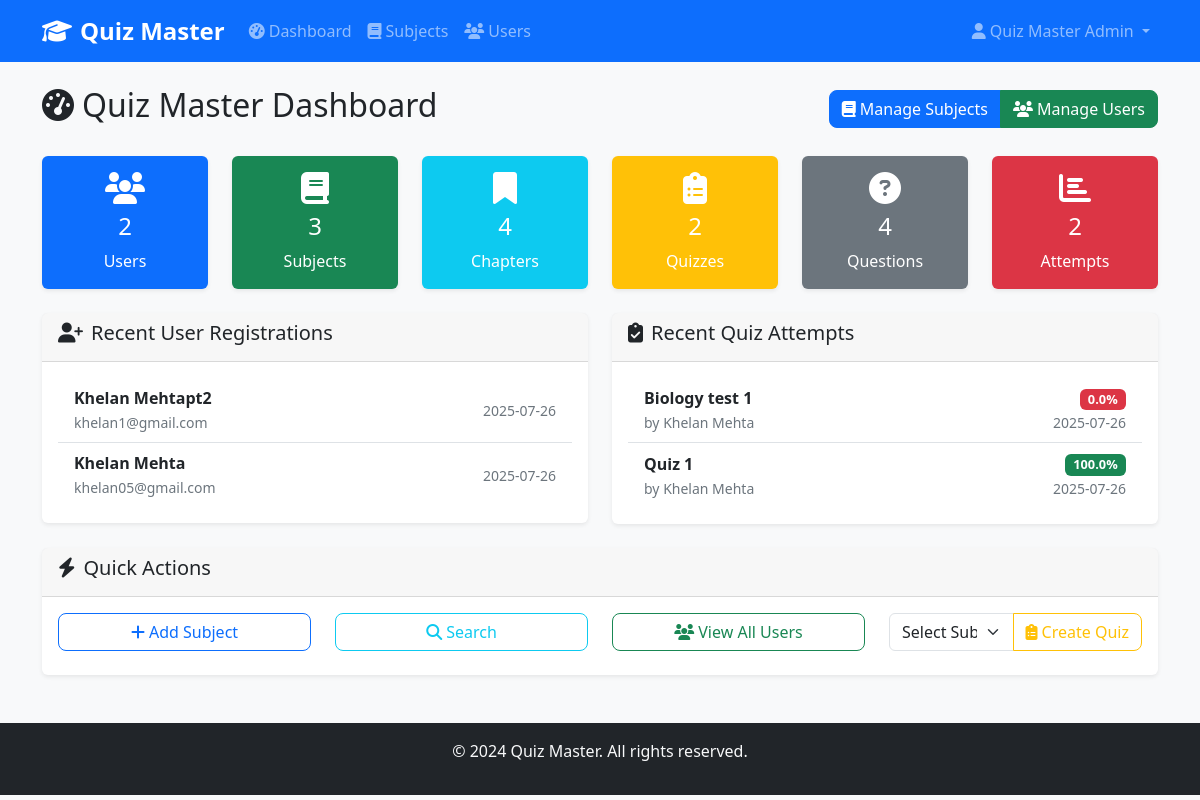
The page /admin/dashboard (signed in) on the database its author committed.
### database/models.py (models this page shows, shortened)
class User(db.Model):
    __tablename__ = 'users'
    id = db.Column(db.Integer, primary_key=True)
    username = db.Column(db.String(120), unique=True, nullable=False)
    password = db.Column(db.String(128), nullable=False)
    full_name = db.Column(db.String(100), nullable=False)
    qualification = db.Column(db.String(100), nullable=False)
    dob = db.Column(db.Date, nullable=False)
    is_admin = db.Column(db.Boolean, default=False)
    created_at = db.Column(db.DateTime, default=datetime.utcnow)
    scores = db.relationship('Score', backref='user', lazy=True, cascade='all, delete-orphan')

class Score(db.Model):
    __tablename__ = 'scores'
    id = db.Column(db.Integer, primary_key=True)
    quiz_id = db.Column(db.Integer, db.ForeignKey('quizzes.id'), nullable=False)
    user_id = db.Column(db.Integer, db.ForeignKey('users.id'), nullable=False)
    time_stamp_of_attempt = db.Column(db.DateTime, default=datetime.utcnow)
    total_scored = db.Column(db.Integer, nullable=False)
    total_questions = db.Column(db.Integer, nullable=False)
    time_taken = db.Column(db.String(10))
    @property
    def percentage(self):
        return round((self.total_scored / self.total_questions) * 100, 2)

class Quiz(db.Model):
    __tablename__ = 'quizzes'
    id = db.Column(db.Integer, primary_key=True)
    chapter_id = db.Column(db.Integer, db.ForeignKey('chapters.id'), nullable=False)
    title = db.Column(db.String(100), nullable=False)
    date_of_quiz = db.Column(db.Date, nullable=False)
    time_duration = db.Column(db.String(10), nullable=False)
    remarks = db.Column(db.Text)
    live_from = db.Column(db.DateTime, nullable=True)  # New field for live start date
    live_to = db.Column(db.DateTime, nullable=True)   # New field for live end date
    created_at = db.Column(db.DateTime, default=datetime.utcnow)
    questions = db.relationship('Question', backref='quiz', lazy=True, cascade='all, delete-orphan')
    scores = db.relationship('Score', backref='quiz', lazy=True, cascade='all, delete-orphan')

### routes/admin.py (the view)
@admin_bp.route('/dashboard')
@admin_required
def dashboard():
    stats = {
        'total_users': User.query.filter_by(is_admin=False).count(),
        'total_subjects': Subject.query.count(),
        'total_chapters': Chapter.query.count(),
        'total_quizzes': Quiz.query.count(),
        'total_questions': Question.query.count(),
        'total_attempts': Score.query.count()
    }
    recent_users = User.query.filter_by(is_admin=False).order_by(User.created_at.desc()).limit(5).all()
    recent_attempts = Score.query.order_by(Score.time_stamp_of_attempt.desc()).limit(5).all()
    subjects = Subject.query.all()
    return render_template('admin/dashboard.html',
                           stats=stats,
                           recent_users=recent_users,
                           recent_attempts=recent_attempts,
                           subjects=subjects)

### routes/admin.py (called while the page is built)
def admin_required(f):
    @wraps(f)
    def decorated_function(*args, **kwargs):
        if not session.get('is_admin'):
            flash('Access denied. Admin privileges required.', 'error')
            return redirect(url_for('auth.login'))
        return f(*args, **kwargs)
    return decorated_function

### templates/admin/dashboard.html (shortened to what this page needs)
{% extends "base.html" %}  {% block content %}
<div class="d-flex justify-content-between align-items-center mb-4">
  <h2><i class="fas fa-tachometer-alt me-2"></i>Quiz Master Dashboard</h2>
  <div class="btn-group">
    <a href="{{ url_for('admin.subjects') }}" class="btn btn-primary">
      <i class="fas fa-book me-1"></i>Manage Subjects
    </a>
    <a href="{{ url_for('admin.users') }}" class="btn btn-success">
      <i class="fas fa-users me-1"></i>Manage Users
    </a>
  </div>
</div>
<div class="row mb-4">
  <div class="col-md-2">
    <div class="card bg-primary text-white">
      <div class="card-body text-center">
        <i class="fas fa-users fa-2x mb-2"></i>
        <h4>{{ stats.total_users }}</h4>
        <p class="mb-0">Users</p>
      </div>
    </div>
  </div>
  <div class="col-md-2">
    <div class="card bg-success text-white">
      <div class="card-body text-center">
        <i class="fas fa-book fa-2x mb-2"></i>
        <h4>{{ stats.total_subjects }}</h4>
        <p class="mb-0">Subjects</p>
      </div>
    </div>
  </div>
  <div class="col-md-2">
    <div class="card bg-info text-white">
      <div class="card-body text-center">
        <i class="fas fa-bookmark fa-2x mb-2"></i>
        <h4>{{ stats.total_chapters }}</h4>
        <p class="mb-0">Chapters</p>
      </div>
    </div>
  </div>
  <div class="col-md-2">
    <div class="card bg-warning text-white">
      <div class="card-body text-center">
        <i class="fas fa-clipboard-list fa-2x mb-2"></i>
        <h4>{{ stats.total_quizzes }}</h4>
        <p class="mb-0">Quizzes</p>
      </div>
    </div>
  </div>
  <div class="col-md-2">
    <div class="card bg-secondary text-white">
      <div class="card-body text-center">
        <i class="fas fa-question-circle fa-2x mb-2"></i>
        <h4>{{ stats.total_questions }}</h4>
        <p class="mb-0">Questions</p>
      </div>
    </div>
  </div>
  <div class="col-md-2">
    <div class="card bg-danger text-white">
      <div class="card-body text-center">
        <i class="fas fa-chart-bar fa-2x mb-2"></i>
        <h4>{{ stats.total_attempts }}</h4>
        <p class="mb-0">Attempts</p>
      </div>
    </div>
  </div>
</div>
<div class="row">
  <div class="col-md-6">
    <div class="card">
      <div class="card-header">
        <h5><i class="fas fa-user-plus me-2"></i>Recent User Registrations</h5>
      </div>
      <div class="card-body">
        {% if recent_users %}
        <div class="list-group list-group-flush">
          {% for user in recent_users %}
          <div
            class="list-group-item d-flex justify-content-between align-items-center"
          >
            <div>
              <strong>{{ user.full_name }}</strong><br />
              <small class="text-muted">{{ user.username }}</small>
            </div>
            <small class="text-muted"
              >{{ user.created_at.strftime('%Y-%m-%d') }}</small
            >
          </div>
          {% endfor %}
        </div>
        {% else %}
        <p class="text-muted">No recent registrations</p>
        {% endif %}
      </div>
    </div>
  </div>
  <div class="col-md-6">
    <div class="card">
      <div class="card-header">
        <h5><i class="fas fa-clipboard-check me-2"></i>Recent Quiz Attempts</h5>
      </div>
      <div class="card-body">
        {% if recent_attempts %}
        <div class="list-group list-group-flush">
          {% for attempt in recent_attempts %}
          <div
            class="list-group-item d-flex justify-content-between align-items-center"
          >
            <div>
              <strong>{{ attempt.quiz.title }}</strong><br />
              <small class="text-muted">by {{ attempt.user.full_name }}</small>
            </div>
            <div class="text-end">
              <span
                class="badge bg-{{ 'success' if attempt.percentage >= 70 else 'warning' if attempt.percentage >= 50 else 'danger' }}"
              >
                {{ attempt.percentage }}% </span
              ><br />
              <small class="text-muted"
                >{{ attempt.time_stamp_of_attempt.strftime('%Y-%m-%d') }}</small
              >
            </div>
          </div>
          {% endfor %}
        </div>
        {% else %}
        <p class="text-muted">No recent attempts</p>
        {% endif %}
      </div>
    </div>
  </div>
</div>
<div class="row mt-4">
  <div class="col-12">
    <div class="card">
      <div class="card-header">
        <h5><i class="fas fa-bolt me-2"></i>Quick Actions</h5>
      </div>
      <div class="card-body">
        <div class="row">
          <div class="col-md-3 mb-2">
            <button
              class="btn btn-outline-primary w-100"
              data-bs-toggle="modal"
              data-bs-target="#addSubjectModal"
            >
              <i class="fas fa-plus me-1"></i>Add Subject
            </button>
          </div>
          <div class="col-md-3 mb-2">
            <a
              href="{{ url_for('admin.search') }}"
              class="btn btn-outline-info w-100"
            >
              <i class="fas fa-search me-1"></i>Search
            </a>
          </div>
          <div class="col-md-3 mb-2">
            <a
              href="{{ url_for('admin.users') }}"
              class="btn btn-outline-success w-100"
            >
              <i class="fas fa-users me-1"></i>View All Users
            </a>
          </div>
          <div class="col-md-3 mb-2">
            <form
              method="GET"
              action="{{ url_for('admin.chapters_redirect') }}"
            >
              <div class="input-group">
                <select class="form-select" name="subject_id" required>
                  <option value="">Select Subject</option>
                </select>
                <button type="submit" class="btn btn-outline-warning">
                  <i class="fas fa-clipboard-list me-1"></i>Create Quiz
                </button>
              </div>
            </form>
          </div>
        </div>
      </div>
    </div>
  </div>
</div>
{% endblock %}

### static/css/style.css (style rules this page uses)
body { background-color: #f8f9fa; font-family: 'Segoe UI', Tahoma, Geneva, Verdana, sans-serif; }
.card { border: none; box-shadow: 0 0.125rem 0.25rem rgba(0, 0, 0, 0.075); transition: box-shadow 0.15s ease-in-out; }
.card-header { background-color: rgba(0, 0, 0, 0.03); border-bottom: 1px solid rgba(0, 0, 0, 0.125); }
.card.bg-primary, .card.bg-success, .card.bg-info, .card.bg-warning, .card.bg-secondary, .card.bg-danger { transition: transform 0.2s ease-in-out; }
.btn { border-radius: 0.5rem; transition: all 0.2s ease; }
.badge { font-size: 0.8em; }
.text-muted { color: #6c757d !important; }

### rows shown on the page
User: full_name "Khelan Mehtapt2", username "khelan1@gmail.com", created_at "2025-07-26"
User: full_name "Khelan Mehta", username "khelan05@gmail.com", created_at "2025-07-26"
Score: quiz "Biology test 1", user.full_name "Khelan Mehta", percentage "0.0", time_stamp_of_attempt "2025-07-26"
Score: quiz "Quiz 1", user.full_name "Khelan Mehta", percentage "100.0", time_stamp_of_attempt "2025-07-26"

### other values the page prints
{{ session.full_name }} "Quiz Master Admin"
{{ stats.total_users }} "2"
{{ stats.total_subjects }} "3"
{{ stats.total_chapters }} "4"
{{ stats.total_quizzes }} "2"
{{ stats.total_questions }} "4"
{{ stats.total_attempts }} "2"
